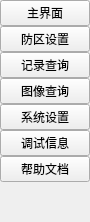
    <widget class="QWidget" name="widget_left" native="true">
     <property name="minimumSize">
      <size>
       <width>90</width>
       <height>0</height>
      </size>
     </property>
     <property name="maximumSize">
      <size>
       <width>90</width>
       <height>16777215</height>
      </size>
     </property>
     <property name="styleSheet">
      <string notr="true"/>
     </property>
     <layout class="QVBoxLayout" name="verticalLayout_4">
      <property name="spacing">
       <number>0</number>
      </property>
      <property name="leftMargin">
       <number>0</number>
      </property>
      <property name="topMargin">
       <number>0</number>
      </property>
      <property name="rightMargin">
       <number>0</number>
      </property>
      <property name="bottomMargin">
       <number>0</number>
      </property>
      <item>
       <widget class="QPushButton" name="btnMain">
        <property name="text">
         <string>主界面</string>
        </property>
        <property name="checkable">
         <bool>true</bool>
        </property>
        <property name="checked">
         <bool>false</bool>
        </property>
       </widget>
      </item>
      <item>
       <widget class="QPushButton" name="btnDefence">
        <property name="text">
         <string>防区设置</string>
        </property>
        <property name="checkable">
         <bool>true</bool>
        </property>
       </widget>
      </item>
      <item>
       <widget class="QPushButton" name="btnData">
        <property name="text">
         <string>记录查询</string>
        </property>
        <property name="checkable">
         <bool>true</bool>
        </property>
       </widget>
      </item>
      <item>
       <widget class="QPushButton" name="btnSnap">
        <property name="text">
         <string>图像查询</string>
        </property>
        <property name="checkable">
         <bool>true</bool>
        </property>
       </widget>
      </item>
      <item>
       <widget class="QPushButton" name="btnConfig">
        <property name="text">
         <string>系统设置</string>
        </property>
        <property name="checkable">
         <bool>true</bool>
        </property>
       </widget>
      </item>
      <item>
       <widget class="QPushButton" name="btnDebug">
        <property name="text">
         <string>调试信息</string>
        </property>
        <property name="checkable">
         <bool>true</bool>
        </property>
       </widget>
      </item>
      <item>
       <widget class="QPushButton" name="btnHelper">
        <property name="text">
         <string>帮助文档</string>
        </property>
        <property name="checkable">
         <bool>true</bool>
        </property>
       </widget>
      </item>
      <item>
       <spacer name="verticalSpacer">
        <property name="orientation">
         <enum>Qt::Vertical</enum>
        </property>
        <property name="sizeHint" stdset="0">
         <size>
          <width>20</width>
          <height>40</height>
         </size>
        </property>
       </spacer>
      </item>
     </layout>
    </widget>
